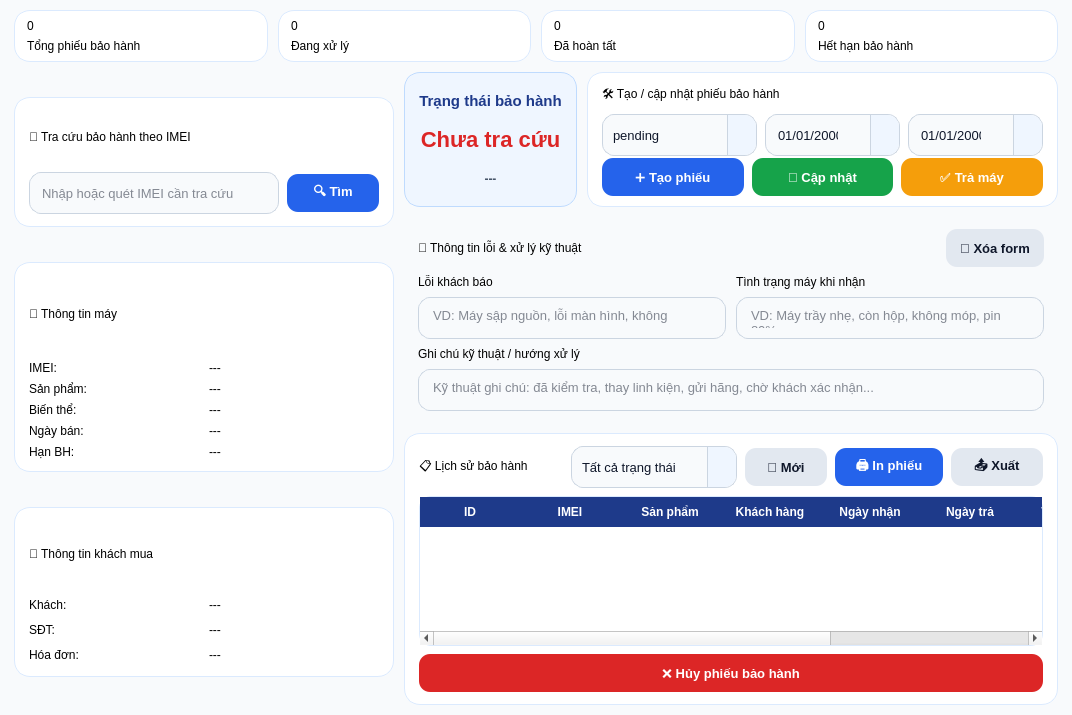
<?xml version="1.0" encoding="UTF-8"?>
<ui version="4.0">
 <class>WarrantyPage</class>
 <widget class="QWidget" name="WarrantyPage">
  <property name="geometry">
   <rect>
    <x>0</x>
    <y>0</y>
    <width>1050</width>
    <height>560</height>
   </rect>
  </property>

  <property name="styleSheet">
   <string><![CDATA[
QWidget#WarrantyPage {
    background-color: #f8fafc;
}

/* ===== PANEL ===== */
QFrame#searchPanel,
QFrame#devicePanel,
QFrame#customerPanel,
QFrame#formPanel,
QFrame#historyPanel,
QFrame#summaryCard1,
QFrame#summaryCard2,
QFrame#summaryCard3,
QFrame#summaryCard4 {
    background-color: white;
    border: 1px solid #dbeafe;
    border-radius: 16px;
}

QFrame#statusBox {
    background-color: #eff6ff;
    border: 1px solid #bfdbfe;
    border-radius: 16px;
}

/* ===== TEXT ===== */
QLabel.sectionTitle {
    color: #1e3a8a;
    font-size: 16px;
    font-weight: bold;
}

QLabel.formLabel {
    color: #334155;
    font-size: 12px;
    font-weight: bold;
}

QLabel.valueLabel {
    color: #0f172a;
    font-size: 13px;
    font-weight: bold;
}

QLabel.statNumber {
    color: #2563eb;
    font-size: 21px;
    font-weight: bold;
}

QLabel.statText {
    color: #64748b;
    font-size: 12px;
}

QLabel#lblWarrantyStatusValue {
    color: #dc2626;
    font-size: 22px;
    font-weight: bold;
}

/* ===== INPUT ===== */
QLineEdit,
QDateEdit,
QComboBox,
QTextEdit {
    background-color: #f8fafc;
    border: 1px solid #cbd5e1;
    border-radius: 12px;
    padding: 6px 32px 6px 10px;
    color: #0f172a;
    font-size: 13px;
    min-height: 28px;
}

QLineEdit:focus,
QDateEdit:focus,
QComboBox:focus,
QTextEdit:focus {
    border: 2px solid #2563eb;
    background-color: white;
}

/* ===== COMBOBOX FIX: KHÔNG MỜ CHỮ ===== */
QComboBox {
    background-color: #f8fafc;
    border: 1px solid #cbd5e1;
    border-radius: 12px;
    padding: 6px 32px 6px 10px;
    color: #0f172a;
    font-size: 13px;
    min-height: 28px;
}

QComboBox::drop-down,
QDateEdit::drop-down {
    subcontrol-origin: padding;
    subcontrol-position: top right;
    width: 28px;
    border-left: 1px solid #cbd5e1;
    border-top-right-radius: 12px;
    border-bottom-right-radius: 12px;
    background-color: #eff6ff;
}

QComboBox::down-arrow,
QDateEdit::down-arrow {
    width: 10px;
    height: 10px;
}

QComboBox QAbstractItemView {
    background-color: white;
    color: #0f172a;
    selection-background-color: #dbeafe;
    selection-color: #0f172a;
    border: 1px solid #93c5fd;
    border-radius: 10px;
    padding: 6px;
    outline: 0;
    font-size: 13px;
}

/* ===== BUTTON ===== */
QPushButton {
    border: none;
    border-radius: 11px;
    padding: 7px 10px;
    font-size: 13px;
    font-weight: bold;
    min-height: 24px;
}

QPushButton#btnSearchImei,
QPushButton#btnCreateWarranty,
QPushButton#btnUpdateWarranty,
QPushButton#btnPrintWarranty {
    background-color: #2563eb;
    color: white;
}

QPushButton#btnUpdateWarranty {
    background-color: #16a34a;
}

QPushButton#btnReturnDevice {
    background-color: #f59e0b;
    color: white;
}

QPushButton#btnCancelWarranty {
    background-color: #dc2626;
    color: white;
}

QPushButton#btnClearForm,
QPushButton#btnRefresh,
QPushButton#btnExportWarranty {
    background-color: #e2e8f0;
    color: #0f172a;
}

/* ===== TABLE ===== */
QTableWidget {
    background-color: white;
    border: 1px solid #dbeafe;
    border-radius: 12px;
    gridline-color: #e2e8f0;
    color: #0f172a;
    font-size: 12px;
}

QTableWidget::item {
    padding: 5px;
}

QTableWidget::item:selected {
    background-color: #dbeafe;
    color: #0f172a;
}

QHeaderView::section {
    background-color: #1e3a8a;
    color: white;
    padding: 6px;
    border: none;
    font-weight: bold;
}
   ]]></string>
  </property>

  <layout class="QVBoxLayout" name="mainLayout">
   <property name="leftMargin"><number>14</number></property>
   <property name="topMargin"><number>10</number></property>
   <property name="rightMargin"><number>14</number></property>
   <property name="bottomMargin"><number>10</number></property>
   <property name="spacing"><number>10</number></property>

   <!-- SUMMARY -->
   <item>
    <layout class="QHBoxLayout" name="summaryLayout">
     <property name="spacing"><number>10</number></property>

     <item>
      <widget class="QFrame" name="summaryCard1">
       <property name="maximumSize"><size><width>16777215</width><height>76</height></size></property>
       <layout class="QVBoxLayout" name="summaryCard1Layout">
        <property name="leftMargin"><number>12</number></property>
        <property name="topMargin"><number>8</number></property>
        <property name="rightMargin"><number>12</number></property>
        <property name="bottomMargin"><number>8</number></property>
        <item>
         <widget class="QLabel" name="lblTotalWarranty">
          <property name="text"><string>0</string></property>
          <property name="class" stdset="0"><string>statNumber</string></property>
         </widget>
        </item>
        <item>
         <widget class="QLabel" name="lblTotalWarrantyText">
          <property name="text"><string>Tổng phiếu bảo hành</string></property>
          <property name="class" stdset="0"><string>statText</string></property>
         </widget>
        </item>
       </layout>
      </widget>
     </item>

     <item>
      <widget class="QFrame" name="summaryCard2">
       <property name="maximumSize"><size><width>16777215</width><height>76</height></size></property>
       <layout class="QVBoxLayout" name="summaryCard2Layout">
        <property name="leftMargin"><number>12</number></property>
        <property name="topMargin"><number>8</number></property>
        <property name="rightMargin"><number>12</number></property>
        <property name="bottomMargin"><number>8</number></property>
        <item>
         <widget class="QLabel" name="lblPendingWarranty">
          <property name="text"><string>0</string></property>
          <property name="class" stdset="0"><string>statNumber</string></property>
         </widget>
        </item>
        <item>
         <widget class="QLabel" name="lblPendingWarrantyText">
          <property name="text"><string>Đang xử lý</string></property>
          <property name="class" stdset="0"><string>statText</string></property>
         </widget>
        </item>
       </layout>
      </widget>
     </item>

     <item>
      <widget class="QFrame" name="summaryCard3">
       <property name="maximumSize"><size><width>16777215</width><height>76</height></size></property>
       <layout class="QVBoxLayout" name="summaryCard3Layout">
        <property name="leftMargin"><number>12</number></property>
        <property name="topMargin"><number>8</number></property>
        <property name="rightMargin"><number>12</number></property>
        <property name="bottomMargin"><number>8</number></property>
        <item>
         <widget class="QLabel" name="lblDoneWarranty">
          <property name="text"><string>0</string></property>
          <property name="class" stdset="0"><string>statNumber</string></property>
         </widget>
        </item>
        <item>
         <widget class="QLabel" name="lblDoneWarrantyText">
          <property name="text"><string>Đã hoàn tất</string></property>
          <property name="class" stdset="0"><string>statText</string></property>
         </widget>
        </item>
       </layout>
      </widget>
     </item>

     <item>
      <widget class="QFrame" name="summaryCard4">
       <property name="maximumSize"><size><width>16777215</width><height>76</height></size></property>
       <layout class="QVBoxLayout" name="summaryCard4Layout">
        <property name="leftMargin"><number>12</number></property>
        <property name="topMargin"><number>8</number></property>
        <property name="rightMargin"><number>12</number></property>
        <property name="bottomMargin"><number>8</number></property>
        <item>
         <widget class="QLabel" name="lblExpiredWarranty">
          <property name="text"><string>0</string></property>
          <property name="class" stdset="0"><string>statNumber</string></property>
         </widget>
        </item>
        <item>
         <widget class="QLabel" name="lblExpiredWarrantyText">
          <property name="text"><string>Hết hạn bảo hành</string></property>
          <property name="class" stdset="0"><string>statText</string></property>
         </widget>
        </item>
       </layout>
      </widget>
     </item>

    </layout>
   </item>

   <!-- CONTENT -->
   <item>
    <layout class="QHBoxLayout" name="contentLayout">
     <property name="spacing"><number>10</number></property>

     <!-- LEFT -->
     <item>
      <layout class="QVBoxLayout" name="leftLayout">
       <property name="spacing"><number>10</number></property>

       <item>
        <widget class="QFrame" name="searchPanel">
         <property name="maximumSize"><size><width>430</width><height>130</height></size></property>
         <property name="minimumSize"><size><width>380</width><height>125</height></size></property>
         <layout class="QVBoxLayout" name="searchLayout">
          <property name="leftMargin"><number>14</number></property>
          <property name="topMargin"><number>12</number></property>
          <property name="rightMargin"><number>14</number></property>
          <property name="bottomMargin"><number>12</number></property>
          <property name="spacing"><number>8</number></property>

          <item>
           <widget class="QLabel" name="lblSearchTitle">
            <property name="text"><string>🔎 Tra cứu bảo hành theo IMEI</string></property>
            <property name="class" stdset="0"><string>sectionTitle</string></property>
           </widget>
          </item>

          <item>
           <layout class="QHBoxLayout" name="imeiSearchLayout">
            <property name="spacing"><number>8</number></property>
            <item>
             <widget class="QLineEdit" name="txtSearchImei">
              <property name="minimumSize"><size><width>0</width><height>40</height></size></property>
              <property name="placeholderText"><string>Nhập hoặc quét IMEI cần tra cứu</string></property>
             </widget>
            </item>
            <item>
             <widget class="QPushButton" name="btnSearchImei">
              <property name="minimumSize"><size><width>92</width><height>40</height></size></property>
              <property name="text"><string>🔍 Tìm</string></property>
             </widget>
            </item>
           </layout>
          </item>

         </layout>
        </widget>
       </item>

       <item>
        <widget class="QFrame" name="devicePanel">
         <property name="maximumSize"><size><width>430</width><height>210</height></size></property>
         <property name="minimumSize"><size><width>380</width><height>200</height></size></property>
         <layout class="QVBoxLayout" name="deviceLayout">
          <property name="leftMargin"><number>14</number></property>
          <property name="topMargin"><number>12</number></property>
          <property name="rightMargin"><number>14</number></property>
          <property name="bottomMargin"><number>12</number></property>
          <property name="spacing"><number>8</number></property>

          <item>
           <widget class="QLabel" name="lblDeviceTitle">
            <property name="text"><string>📱 Thông tin máy</string></property>
            <property name="class" stdset="0"><string>sectionTitle</string></property>
           </widget>
          </item>

          <item>
           <layout class="QGridLayout" name="deviceInfoLayout">
            <property name="horizontalSpacing"><number>10</number></property>
            <property name="verticalSpacing"><number>7</number></property>

            <item row="0" column="0">
             <widget class="QLabel" name="lblImeiText">
              <property name="text"><string>IMEI:</string></property>
              <property name="class" stdset="0"><string>formLabel</string></property>
             </widget>
            </item>
            <item row="0" column="1">
             <widget class="QLabel" name="lblImeiValue">
              <property name="text"><string>---</string></property>
              <property name="class" stdset="0"><string>valueLabel</string></property>
             </widget>
            </item>

            <item row="1" column="0">
             <widget class="QLabel" name="lblProductText">
              <property name="text"><string>Sản phẩm:</string></property>
              <property name="class" stdset="0"><string>formLabel</string></property>
             </widget>
            </item>
            <item row="1" column="1">
             <widget class="QLabel" name="lblProductValue">
              <property name="text"><string>---</string></property>
              <property name="class" stdset="0"><string>valueLabel</string></property>
             </widget>
            </item>

            <item row="2" column="0">
             <widget class="QLabel" name="lblVariantText">
              <property name="text"><string>Biến thể:</string></property>
              <property name="class" stdset="0"><string>formLabel</string></property>
             </widget>
            </item>
            <item row="2" column="1">
             <widget class="QLabel" name="lblVariantValue">
              <property name="text"><string>---</string></property>
              <property name="class" stdset="0"><string>valueLabel</string></property>
             </widget>
            </item>

            <item row="3" column="0">
             <widget class="QLabel" name="lblSoldDateText">
              <property name="text"><string>Ngày bán:</string></property>
              <property name="class" stdset="0"><string>formLabel</string></property>
             </widget>
            </item>
            <item row="3" column="1">
             <widget class="QLabel" name="lblSoldDateValue">
              <property name="text"><string>---</string></property>
              <property name="class" stdset="0"><string>valueLabel</string></property>
             </widget>
            </item>

            <item row="4" column="0">
             <widget class="QLabel" name="lblWarrantyEndText">
              <property name="text"><string>Hạn BH:</string></property>
              <property name="class" stdset="0"><string>formLabel</string></property>
             </widget>
            </item>
            <item row="4" column="1">
             <widget class="QLabel" name="lblWarrantyEndValue">
              <property name="text"><string>---</string></property>
              <property name="class" stdset="0"><string>valueLabel</string></property>
             </widget>
            </item>

           </layout>
          </item>

         </layout>
        </widget>
       </item>

       <item>
        <widget class="QFrame" name="customerPanel">
         <property name="maximumSize"><size><width>430</width><height>170</height></size></property>
         <property name="minimumSize"><size><width>380</width><height>160</height></size></property>
         <layout class="QVBoxLayout" name="customerLayout">
          <property name="leftMargin"><number>14</number></property>
          <property name="topMargin"><number>12</number></property>
          <property name="rightMargin"><number>14</number></property>
          <property name="bottomMargin"><number>12</number></property>
          <property name="spacing"><number>8</number></property>

          <item>
           <widget class="QLabel" name="lblCustomerTitle">
            <property name="text"><string>👤 Thông tin khách mua</string></property>
            <property name="class" stdset="0"><string>sectionTitle</string></property>
           </widget>
          </item>

          <item>
           <layout class="QGridLayout" name="customerInfoLayout">
            <property name="horizontalSpacing"><number>10</number></property>
            <property name="verticalSpacing"><number>7</number></property>

            <item row="0" column="0">
             <widget class="QLabel" name="lblCustomerNameText">
              <property name="text"><string>Khách:</string></property>
              <property name="class" stdset="0"><string>formLabel</string></property>
             </widget>
            </item>
            <item row="0" column="1">
             <widget class="QLabel" name="lblCustomerNameValue">
              <property name="text"><string>---</string></property>
              <property name="class" stdset="0"><string>valueLabel</string></property>
             </widget>
            </item>

            <item row="1" column="0">
             <widget class="QLabel" name="lblPhoneText">
              <property name="text"><string>SĐT:</string></property>
              <property name="class" stdset="0"><string>formLabel</string></property>
             </widget>
            </item>
            <item row="1" column="1">
             <widget class="QLabel" name="lblPhoneValue">
              <property name="text"><string>---</string></property>
              <property name="class" stdset="0"><string>valueLabel</string></property>
             </widget>
            </item>

            <item row="2" column="0">
             <widget class="QLabel" name="lblInvoiceText">
              <property name="text"><string>Hóa đơn:</string></property>
              <property name="class" stdset="0"><string>formLabel</string></property>
             </widget>
            </item>
            <item row="2" column="1">
             <widget class="QLabel" name="lblInvoiceValue">
              <property name="text"><string>---</string></property>
              <property name="class" stdset="0"><string>valueLabel</string></property>
             </widget>
            </item>

           </layout>
          </item>

         </layout>
        </widget>
       </item>

      </layout>
     </item>

     <!-- RIGHT -->
     <item>
      <layout class="QVBoxLayout" name="rightLayout">
       <property name="spacing"><number>10</number></property>

       <item>
        <layout class="QHBoxLayout" name="topRightLayout">
         <property name="spacing"><number>10</number></property>

         <item>
          <widget class="QFrame" name="statusBox">
           <property name="maximumSize"><size><width>260</width><height>135</height></size></property>
           <layout class="QVBoxLayout" name="statusLayout">
            <property name="leftMargin"><number>14</number></property>
            <property name="topMargin"><number>12</number></property>
            <property name="rightMargin"><number>14</number></property>
            <property name="bottomMargin"><number>12</number></property>
            <property name="spacing"><number>8</number></property>

            <item>
             <widget class="QLabel" name="lblWarrantyStatusText">
              <property name="text"><string>Trạng thái bảo hành</string></property>
              <property name="alignment"><set>Qt::AlignmentFlag::AlignCenter</set></property>
              <property name="styleSheet"><string>color: #1e3a8a; font-size: 15px; font-weight: bold;</string></property>
             </widget>
            </item>

            <item>
             <widget class="QLabel" name="lblWarrantyStatusValue">
              <property name="text"><string>Chưa tra cứu</string></property>
              <property name="alignment"><set>Qt::AlignmentFlag::AlignCenter</set></property>
             </widget>
            </item>

            <item>
             <widget class="QLabel" name="lblWarrantyRemainValue">
              <property name="text"><string>---</string></property>
              <property name="alignment"><set>Qt::AlignmentFlag::AlignCenter</set></property>
              <property name="styleSheet"><string>color: #475569; font-weight: bold;</string></property>
             </widget>
            </item>

           </layout>
          </widget>
         </item>

         <item>
          <widget class="QFrame" name="formPanel">
           <property name="minimumSize"><size><width>0</width><height>135</height></size></property>
           <layout class="QVBoxLayout" name="quickFormLayout">
            <property name="leftMargin"><number>14</number></property>
            <property name="topMargin"><number>12</number></property>
            <property name="rightMargin"><number>14</number></property>
            <property name="bottomMargin"><number>12</number></property>
            <property name="spacing"><number>8</number></property>

            <item>
             <widget class="QLabel" name="lblQuickFormTitle">
              <property name="text"><string>🛠 Tạo / cập nhật phiếu bảo hành</string></property>
              <property name="class" stdset="0"><string>sectionTitle</string></property>
             </widget>
            </item>

            <item>
             <layout class="QHBoxLayout" name="statusFormLayout">
              <property name="spacing"><number>8</number></property>

              <item>
               <widget class="QComboBox" name="cboWarrantyStatus">
                <property name="minimumSize"><size><width>155</width><height>38</height></size></property>
                <item><property name="text"><string>pending</string></property></item>
                <item><property name="text"><string>checking</string></property></item>
                <item><property name="text"><string>repairing</string></property></item>
                <item><property name="text"><string>done</string></property></item>
                <item><property name="text"><string>returned</string></property></item>
                <item><property name="text"><string>cancelled</string></property></item>
               </widget>
              </item>

              <item>
               <widget class="QDateEdit" name="dateReceive">
                <property name="minimumSize"><size><width>135</width><height>38</height></size></property>
                <property name="calendarPopup"><bool>true</bool></property>
                <property name="displayFormat"><string>dd/MM/yyyy</string></property>
               </widget>
              </item>

              <item>
               <widget class="QDateEdit" name="dateReturn">
                <property name="minimumSize"><size><width>135</width><height>38</height></size></property>
                <property name="calendarPopup"><bool>true</bool></property>
                <property name="displayFormat"><string>dd/MM/yyyy</string></property>
               </widget>
              </item>

             </layout>
            </item>

            <item>
             <layout class="QHBoxLayout" name="quickButtonLayout">
              <property name="spacing"><number>8</number></property>
              <item>
               <widget class="QPushButton" name="btnCreateWarranty">
                <property name="minimumSize"><size><width>0</width><height>38</height></size></property>
                <property name="text"><string>➕ Tạo phiếu</string></property>
               </widget>
              </item>
              <item>
               <widget class="QPushButton" name="btnUpdateWarranty">
                <property name="minimumSize"><size><width>0</width><height>38</height></size></property>
                <property name="text"><string>💾 Cập nhật</string></property>
               </widget>
              </item>
              <item>
               <widget class="QPushButton" name="btnReturnDevice">
                <property name="minimumSize"><size><width>0</width><height>38</height></size></property>
                <property name="text"><string>✅ Trả máy</string></property>
               </widget>
              </item>
             </layout>
            </item>

           </layout>
          </widget>
         </item>

        </layout>
       </item>

       <item>
        <widget class="QFrame" name="formPanel">
         <layout class="QVBoxLayout" name="formLayout">
          <property name="leftMargin"><number>14</number></property>
          <property name="topMargin"><number>12</number></property>
          <property name="rightMargin"><number>14</number></property>
          <property name="bottomMargin"><number>12</number></property>
          <property name="spacing"><number>8</number></property>

          <item>
           <layout class="QHBoxLayout" name="formTitleLayout">
            <item>
             <widget class="QLabel" name="lblFormTitle">
              <property name="text"><string>📝 Thông tin lỗi &amp; xử lý kỹ thuật</string></property>
              <property name="class" stdset="0"><string>sectionTitle</string></property>
             </widget>
            </item>
            <item>
             <spacer name="formTitleSpacer">
              <property name="orientation"><enum>Qt::Orientation::Horizontal</enum></property>
              <property name="sizeHint" stdset="0"><size><width>40</width><height>20</height></size></property>
             </spacer>
            </item>
            <item>
             <widget class="QPushButton" name="btnClearForm">
              <property name="minimumSize"><size><width>98</width><height>34</height></size></property>
              <property name="text"><string>🧹 Xóa form</string></property>
             </widget>
            </item>
           </layout>
          </item>

          <item>
           <layout class="QHBoxLayout" name="issueTitleLayout">
            <property name="spacing"><number>10</number></property>
            <item>
             <widget class="QLabel" name="lblIssueTitle">
              <property name="text"><string>Lỗi khách báo</string></property>
              <property name="class" stdset="0"><string>formLabel</string></property>
             </widget>
            </item>
            <item>
             <widget class="QLabel" name="lblConditionTitle">
              <property name="text"><string>Tình trạng máy khi nhận</string></property>
              <property name="class" stdset="0"><string>formLabel</string></property>
             </widget>
            </item>
           </layout>
          </item>

          <item>
           <layout class="QHBoxLayout" name="issueLayout">
            <property name="spacing"><number>10</number></property>
            <item>
             <widget class="QTextEdit" name="txtIssue">
              <property name="minimumSize"><size><width>0</width><height>78</height></size></property>
              <property name="placeholderText"><string>VD: Máy sập nguồn, lỗi màn hình, không sạc...</string></property>
             </widget>
            </item>
            <item>
             <widget class="QTextEdit" name="txtDeviceCondition">
              <property name="minimumSize"><size><width>0</width><height>78</height></size></property>
              <property name="placeholderText"><string>VD: Máy trầy nhẹ, còn hộp, không móp, pin 80%...</string></property>
             </widget>
            </item>
           </layout>
          </item>

          <item>
           <widget class="QLabel" name="lblTechNoteTitle">
            <property name="text"><string>Ghi chú kỹ thuật / hướng xử lý</string></property>
            <property name="class" stdset="0"><string>formLabel</string></property>
           </widget>
          </item>

          <item>
           <widget class="QTextEdit" name="txtTechNote">
            <property name="minimumSize"><size><width>0</width><height>72</height></size></property>
            <property name="placeholderText"><string>Kỹ thuật ghi chú: đã kiểm tra, thay linh kiện, gửi hãng, chờ khách xác nhận...</string></property>
           </widget>
          </item>

         </layout>
        </widget>
       </item>

       <item>
        <widget class="QFrame" name="historyPanel">
         <layout class="QVBoxLayout" name="historyLayout">
          <property name="leftMargin"><number>14</number></property>
          <property name="topMargin"><number>12</number></property>
          <property name="rightMargin"><number>14</number></property>
          <property name="bottomMargin"><number>12</number></property>
          <property name="spacing"><number>8</number></property>

          <item>
           <layout class="QHBoxLayout" name="historyTitleLayout">
            <item>
             <widget class="QLabel" name="lblHistoryTitle">
              <property name="text"><string>📋 Lịch sử bảo hành</string></property>
              <property name="class" stdset="0"><string>sectionTitle</string></property>
             </widget>
            </item>
            <item>
             <spacer name="historyTitleSpacer">
              <property name="orientation"><enum>Qt::Orientation::Horizontal</enum></property>
              <property name="sizeHint" stdset="0"><size><width>40</width><height>20</height></size></property>
             </spacer>
            </item>
            <item>
             <widget class="QComboBox" name="cboHistoryFilter">
              <property name="minimumSize"><size><width>165</width><height>36</height></size></property>
              <item><property name="text"><string>Tất cả trạng thái</string></property></item>
              <item><property name="text"><string>pending</string></property></item>
              <item><property name="text"><string>checking</string></property></item>
              <item><property name="text"><string>repairing</string></property></item>
              <item><property name="text"><string>done</string></property></item>
              <item><property name="text"><string>returned</string></property></item>
              <item><property name="text"><string>cancelled</string></property></item>
             </widget>
            </item>
            <item>
             <widget class="QPushButton" name="btnRefresh">
              <property name="minimumSize"><size><width>82</width><height>36</height></size></property>
              <property name="text"><string>🔄 Mới</string></property>
             </widget>
            </item>
            <item>
             <widget class="QPushButton" name="btnPrintWarranty">
              <property name="minimumSize"><size><width>108</width><height>36</height></size></property>
              <property name="text"><string>🖨 In phiếu</string></property>
             </widget>
            </item>
            <item>
             <widget class="QPushButton" name="btnExportWarranty">
              <property name="minimumSize"><size><width>92</width><height>36</height></size></property>
              <property name="text"><string>📤 Xuất</string></property>
             </widget>
            </item>
           </layout>
          </item>

          <item>
           <widget class="QTableWidget" name="tableWarrantyHistory">
            <property name="minimumSize"><size><width>0</width><height>150</height></size></property>
            <property name="columnCount"><number>9</number></property>
            <column><property name="text"><string>ID</string></property></column>
            <column><property name="text"><string>IMEI</string></property></column>
            <column><property name="text"><string>Sản phẩm</string></property></column>
            <column><property name="text"><string>Khách hàng</string></property></column>
            <column><property name="text"><string>Ngày nhận</string></property></column>
            <column><property name="text"><string>Ngày trả</string></property></column>
            <column><property name="text"><string>Trạng thái</string></property></column>
            <column><property name="text"><string>Lỗi báo</string></property></column>
            <column><property name="text"><string>Ghi chú KT</string></property></column>
           </widget>
          </item>

          <item>
           <layout class="QHBoxLayout" name="bottomActionLayout">
            <property name="spacing"><number>8</number></property>
            <item>
             <widget class="QPushButton" name="btnCancelWarranty">
              <property name="minimumSize"><size><width>0</width><height>38</height></size></property>
              <property name="text"><string>❌ Hủy phiếu bảo hành</string></property>
             </widget>
            </item>
           </layout>
          </item>

         </layout>
        </widget>
       </item>

      </layout>
     </item>

    </layout>
   </item>

  </layout>
 </widget>
 <resources/>
 <connections/>
</ui>
